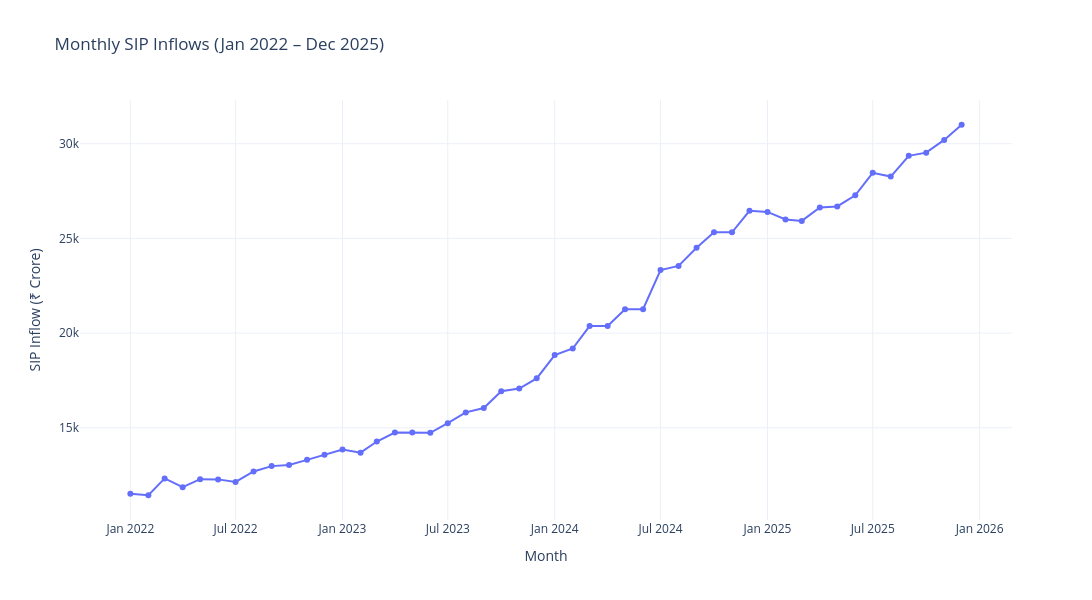

The code cell stored with this chart in its notebook:
### Code cell
fig = px.line(
    sip_df,
    x="month",
    y="sip_inflow_crore",
    title="Monthly SIP Inflows (Jan 2022 – Dec 2025)",
    markers=True
)

fig.update_layout(
    template="plotly_white",
    xaxis_title="Month",
    yaxis_title="SIP Inflow (₹ Crore)",
    width=1200,
    height=600
)

fig.show()
